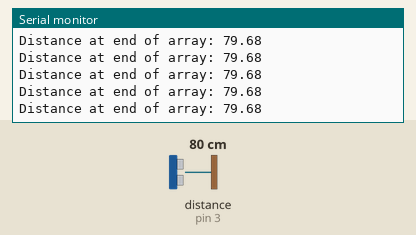
Recording of a sketch running on a simulated Arduino Uno, built with avr-gcc and run on an emulated ATmega328P. Parts: the last lines printed to the serial monitor. Wiring (inferred from the names in the program): ultrasonic range finder: trigger pin 2; echo pin 3. Inputs (shaded band) come from the test bench; at power-on: distance to the obstacle (sensor on pin 3) 80 cm. The echo pulse lasts 58.3 µs per cm.

Above: at 3.7 s.
3.8 s: distance to the obstacle (sensor on pin 3) set to 2 cm
At 3.84 s:
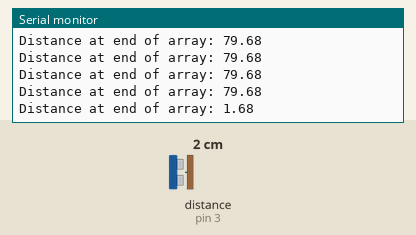
6.8 s: distance to the obstacle (sensor on pin 3) set to 35 cm
At 6.89 s:
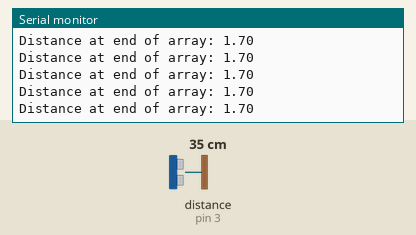
Timing chart, 0 to 9.8 s (numbered marks = the images above; inputs shaded):
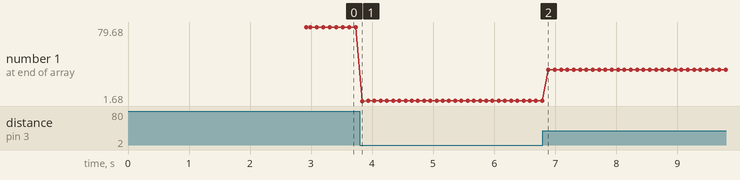

Measured:
- after the input at 3.8 s, the serial monitor: prints a new line at once (image 1)
- plotted number 1: 79.68 → 1.7 after the input at 3.8 s, 1.7 → 34.68 after the input at 6.8 s

The sketch:

one_ultra_sensor_test.ino
```cpp
/*
 * HC-SR04 example sketch
 *
 * https://create.arduino.cc/projecthub/Isaac100/getting-started-with-the-hc-sr04-ultrasonic-sensor-036380
 *
 * by Isaac100
 */


/*
 * pin 9 (A0) is echo (input)
 * pin 10 (A1) is trig (output)
 *
 */
const int trigPin = 2; //digital pin on the right side
const int echoPin = 3; //digital pin on the right side
const int DATA_POINTS = 100;

float duration, distance;
float distance_data[DATA_POINTS] = {0.0};

void setup() {
  pinMode(trigPin, OUTPUT);
  pinMode(echoPin, INPUT);
  Serial.begin(9600);
}

//need to make a shift data function for aray
//need to make an array to hold the data
//think about how to incorporate this into pid loop

void loop() {

  digitalWrite(trigPin, LOW);
  delayMicroseconds(2);
  digitalWrite(trigPin, HIGH);
  delayMicroseconds(10);
  digitalWrite(trigPin, LOW);

  duration = pulseIn(echoPin, HIGH);
  distance = (duration*.0343)/2;
  populateArray(distance_data, distance);
  //Serial.print("Distance: ");
  //Serial.println(distance);
  delay(100); // maniplate this to affect the sample rate
}

void populateArray(float dataArray[], float dataPoint) {
  /*
  This function populates the data array
  */
    // check if index value is zero and adds new value for initial populating values
    for (int i = 0; i < DATA_POINTS; ++i) {
        if (dataArray[i] == 0.0) {
            // vacant index found and new value added
            dataArray[i] = dataPoint;
            //printf("Distance data point %f added at index %f\n", dataPoint, i); //for debugging purposes
            Serial.print("Distance populating: ");
            Serial.println(distance);
        }
    }

    // array is fully populated
    //perform a left shift to get index zero value out
    for (int i = 0; i < DATA_POINTS - 1; ++i) {
        dataArray[i] = dataArray[i + 1];
    }

    // Add the new value to the end
    //new values at the back of the queue need to be shifted in
    dataArray[DATA_POINTS - 1] = dataPoint;
    //printf("Distace point %f added to the end of the array\n", dataPoint); //for debugging purposes
    Serial.print("Distance at end of array: ");
    Serial.println(distance);
    return;

}
```
